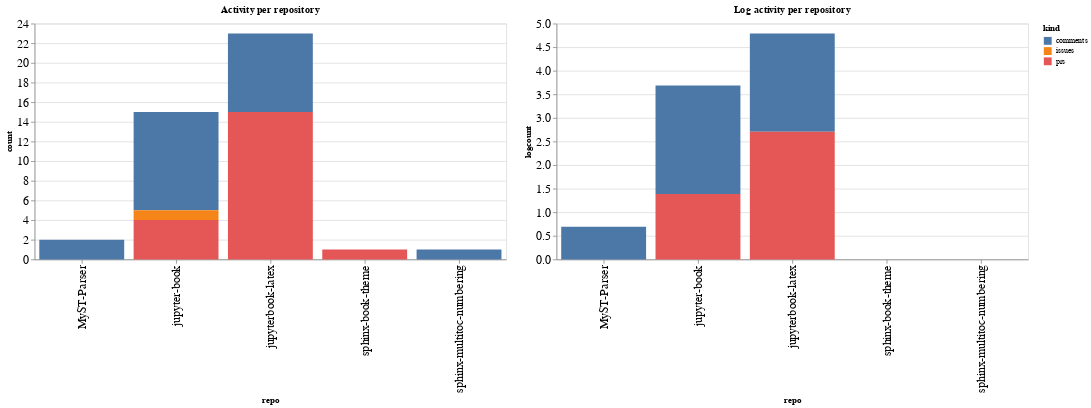

Here is the notebook cell this chart was saved with:
### Code cell
ch1 = alt.Chart(repo_summaries, width=600, title="Activity per repository").mark_bar().encode(
    x='repo',
    y='count',
    color='kind',
    tooltip="kind"
)

ch2 = alt.Chart(repo_summaries, width=600, title="Log activity per repository").mark_bar().encode(
    x='repo',
    y='logcount',
    color='kind',
    tooltip="kind"
)

ch1 | ch2

### Figure 1 — Vega-Lite specification as saved in the notebook (floating-point values rounded to 4 significant figures)
{"config": {"axisLeft": {"labelFontSize": 15}, "axisBottom": {"labelFontSize": 15}}, "hconcat": [{"mark": "bar", "encoding": {"color": {"type": "nominal", "field": "kind"}, "tooltip": {"type": "nominal", "field": "kind"}, "x": {"type": "nominal", "field": "repo"}, "y": {"type": "quantitative", "field": "count"}}, "title": "Activity per repository", "width": 600}, {"mark": "bar", "encoding": {"color": {"type": "nominal", "field": "kind"}, "tooltip": {"type": "nominal", "field": "kind"}, "x": {"type": "nominal", "field": "repo"}, "y": {"type": "quantitative", "field": "logcount"}}, "title": "Log activity per repository", "width": 600}], "data": {"name": "data-b4f275ed2b871f305c646881b8310e1a"}, "$schema": "https://vega.github.io/schema/vega-lite/v4.8.1.json", "datasets": {"data-b4f275ed2b871f305c646881b8310e1a": [{"repo": "MyST-Parser", "kind": "comments", "count": 2, "logcount": 0.6931}, {"repo": "jupyter-book", "kind": "comments", "count": 10, "logcount": 2.303}, {"repo": "jupyter-book", "kind": "issues", "count": 1, "logcount": 0.0}, {"repo": "jupyter-book", "kind": "prs", "count": 4, "logcount": 1.386}, {"repo": "jupyterbook-latex", "kind": "comments", "count": 8, "logcount": 2.079}, {"repo": "jupyterbook-latex", "kind": "prs", "count": 15, "logcount": 2.708}, {"repo": "sphinx-book-theme", "kind": "prs", "count": 1, "logcount": 0.0}, {"repo": "sphinx-multitoc-numbering", "kind": "comments", "count": 1, "logcount": 0.0}]}}
